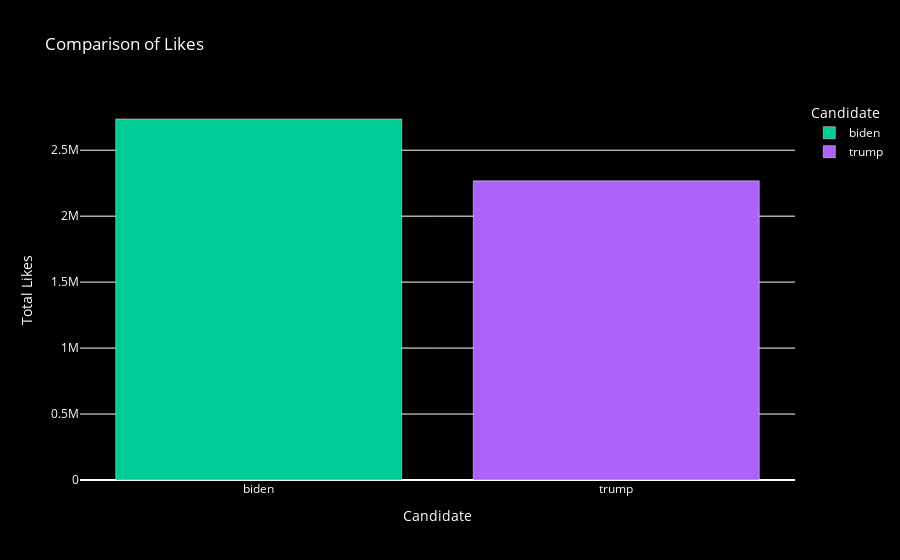

The notebook cell this image was saved under:
### Markdown cell above
Interpretation: Upon studying the graph, we can say that Donald Trump is the most tweeted about by the general public as compared to Joe Biden.

### Code cell
# Interactive bar chart 
likes_comparison = data.groupby('candidate')['likes'].sum().reset_index() 
fig = px.bar(likes_comparison, x='candidate', y='likes', color='candidate', 
color_discrete_map={'Trump': 'blue', 'Biden': 'green'}, 
labels={'candidate': 'Candidate', 'likes': 'Total Likes'}, 
title='Comparison of Likes') 

# Update the layout with a black theme 
fig.update_layout(plot_bgcolor='black', 
paper_bgcolor='black', font_color='white') 

# Show the chart 
fig.show()

### Figure 1 — Plotly figure (JSON) as saved in the notebook; plotly's stock layout.template omitted (floating-point values rounded to 4 significant figures)
{"data": [{"alignmentgroup": "True", "hovertemplate": "Candidate=%{x}<br>Total Likes=%{y}<extra></extra>", "legendgroup": "biden", "marker": {"color": "#00cc96", "pattern": {"shape": ""}}, "name": "biden", "offsetgroup": "biden", "orientation": "v", "showlegend": true, "textposition": "auto", "type": "bar", "x": ["biden"], "xaxis": "x", "y": [2736567], "yaxis": "y"}, {"alignmentgroup": "True", "hovertemplate": "Candidate=%{x}<br>Total Likes=%{y}<extra></extra>", "legendgroup": "trump", "marker": {"color": "#ab63fa", "pattern": {"shape": ""}}, "name": "trump", "offsetgroup": "trump", "orientation": "v", "showlegend": true, "textposition": "auto", "type": "bar", "x": ["trump"], "xaxis": "x", "y": [2267712], "yaxis": "y"}], "layout": {"barmode": "relative", "font": {"color": "white"}, "legend": {"title": {"text": "Candidate"}, "tracegroupgap": 0}, "paper_bgcolor": "black", "plot_bgcolor": "black", "title": {"text": "Comparison of Likes"}, "xaxis": {"anchor": "y", "categoryarray": ["biden", "trump"], "categoryorder": "array", "domain": [0, 1], "title": {"text": "Candidate"}}, "yaxis": {"anchor": "x", "domain": [0, 1], "title": {"text": "Total Likes"}}}}
